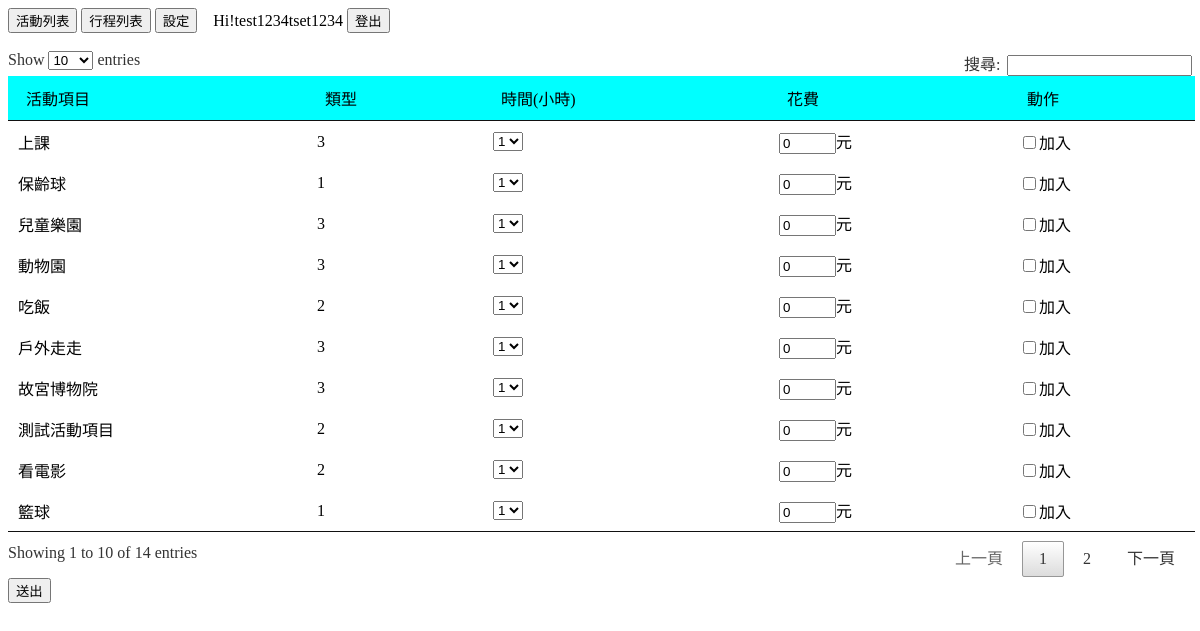
The page /plan_insert.php (signed in) on the database as committed earlier.
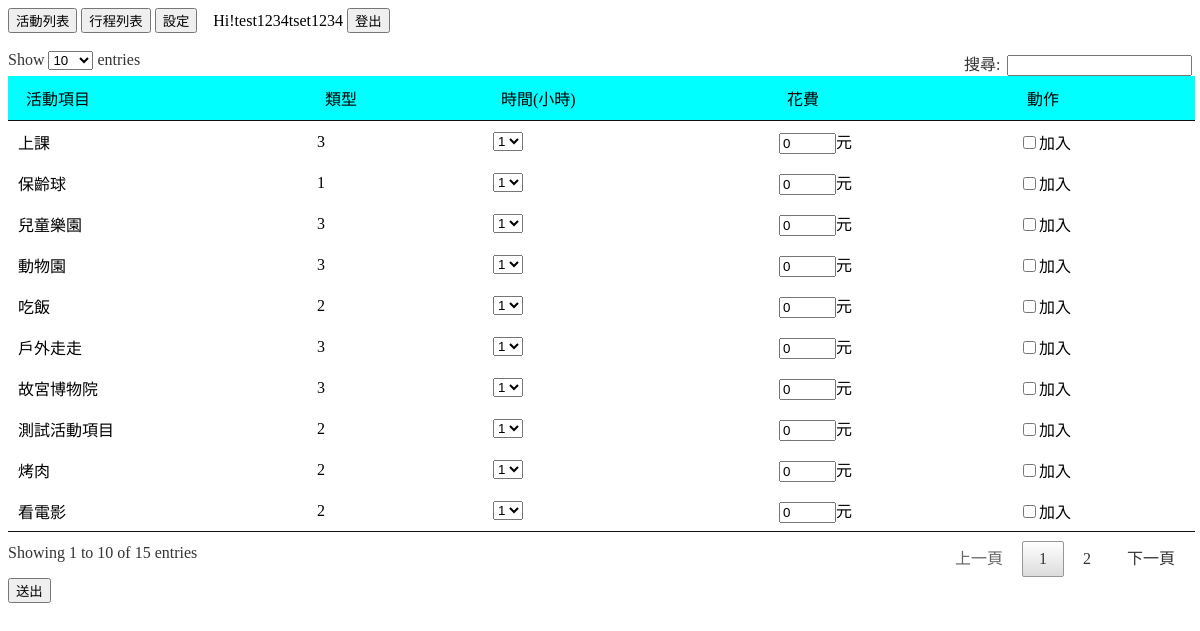
The same page on the database as committed later.
### tables this page shows
CREATE TABLE `activity` (
  `ac_id` int(6) UNSIGNED NOT NULL,
  `ac_type` int(30) NOT NULL,
  `ac_name` varchar(30) NOT NULL,
  `ac_weather` varchar(30) NOT NULL,
  `ac_drive` int(30) NOT NULL,
  `ac_carry` varchar(30) NOT NULL,
  `ac_spend` int(30) NOT NULL,
  `ac_hours` int(30) NOT NULL,
  `ac_timetype` int(30) NOT NULL,
  `ac_updatedate` timestamp NOT NULL DEFAULT CURRENT_TIMESTAMP ON UPDATE CURRENT_TIMESTAMP
);

### select_activity.php (called while the page is built)
<?php
    include("mysql.php");
    $sql = "select ac_id,ac_name,ac_type,(select name from activity_types where id = ac_type) as type_name,ac_weather,ac_drive,ac_carry,ac_spend,ac_hours from activity";
    $query = $conn->query($sql);
    $active = $query->fetchAll(PDO::FETCH_ASSOC);
?>

### plan_insert.php (the view, shortened to what this page needs)
<html>
  <head>
  </head>
<link href="jquery.dataTables.min.css" rel="stylesheet" />
<?php session_start();
    include("mysql.php");
    $us_admin = $_SESSION['us_admin'];
    if(!empty($us_admin)){
        include("select_activity.php");
    }
 ?>
  <body>
    <form name="showForm" method="post">
        <input type="button" value="活動列表" onClick="show('activity')"/>
        <input type="button" value="行程列表" onClick="show('plan')"/>
        <input type="button" value="設定" onClick="show('setting')"/>
        &nbsp&nbsp
        Hi!<?php echo $_SESSION['us_name'];
        echo $_SESSION['us_account'];?>
        <input type="button" value="登出" onClick="show('sign_out')"/>
        <br/><br/>
        <table id="example">
	<thead>
        <tr>
            <td bgcolor="#00FFFF">活動項目</td>
            <td bgcolor="#00FFFF">類型</td>
            <?php
                if($us_admin != 'Y'){
            ?>
            <td bgcolor="#00FFFF">時間(小時)</td>
            <td bgcolor="#00FFFF">花費</td>
            <td bgcolor="#00FFFF">動作</td>
            <?php
                }
            ?>
        </tr>
	</thead>
	<tbody>
        <?php
            foreach ($active as $key => $value) {
        ?>
         <tr>
            <td class="ac_name">
                    <?php echo $value["ac_name"]?>
            </td>
            <td class="ac_type">
                    <?php echo $value["ac_type"]?>
            </td>
            <?php
                if($us_admin != 'Y'){
            ?>
            <td>
                <select name="hour">
                    <option value="1">1</option>
                </select>
            </td>
            <td>
                <input type="text" name="spend" size=4 value="0">元</input>
            </td>
            <td>
                <input type="checkbox" name="add" >加入</input>
            </td>
            <?php
                }
            ?>
        </tr>
        <?php
            }
        ?>
	</tbody>
</table>
        <input type="submit" value="送出" onClick="go_plan()"/>
    </form>
  </body>
</html>

Rows that differ between the two databases and show on the page:
no longer on this page (row unchanged): activity: ac_name "籃球", ac_type "1"
added activity: ac_name "烤肉", ac_type "2"
Other text that changed with them:
text written by a page script: "Show entries 搜尋: Showing 1 to 10 of 14 entries 上一頁 1 2 下一頁" → "Show entries 搜尋: Showing 1 to 10 of 15 entries 上一頁 1 2 下一頁"
